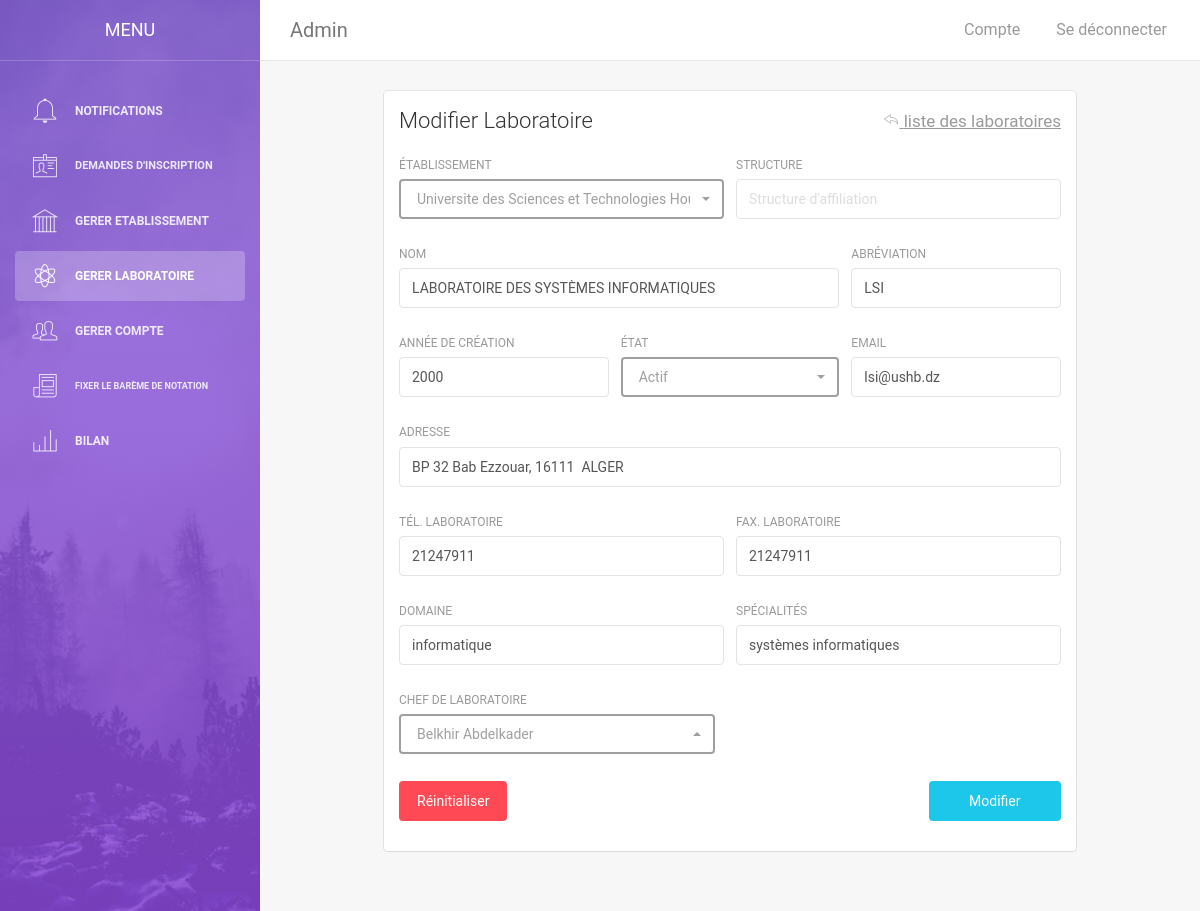
Screenshot of /adminModifierLabo.php?modifier=43 (signed in) with the database file from the repository.
### tables this page shows
CREATE TABLE `laboratoire` (
  `idlabo` int(12) NOT NULL,
  `idspe` int(12) DEFAULT NULL,
  `nom` varchar(255) NOT NULL,
  `abrv` varchar(20) NOT NULL,
  `addresse` varchar(255) NOT NULL,
  `anneecrea` year(4) NOT NULL,
  `tel` int(20) NOT NULL,
  `etat` enum('actif','inactif') NOT NULL,
  `idetab` int(12) NOT NULL,
  `structure` varchar(150) NOT NULL,
  `fax` int(20) NOT NULL,
  `mail` varchar(150) NOT NULL
);

CREATE TABLE `domaine` (
  `codeDomaine` int(11) NOT NULL,
  `nom` varchar(50) NOT NULL
);

CREATE TABLE `specialite` (
  `idspe` int(12) NOT NULL,
  `nomspe` varchar(255) NOT NULL,
  `abrv` varchar(20) NOT NULL,
  `codeDomaine` int(11) NOT NULL
);

### adminModifierLabo.php (the view, shortened to what this page needs)
<?php
    require_once("config.php");
    if(isset($_GET["modifier"]) && $_GET["modifier"] != ""){
        $idlabo = mysqli_real_escape_string($db,$_GET["modifier"]);
        $sql = "SELECT * FROM laboratoire WHERE idlabo='".$idlabo."'";
        $result = mysqli_query($db,$sql);
        if(mysqli_num_rows($result) > 0){
            $row = mysqli_fetch_array($result);
            $sql = "SELECT * FROM domaine WHERE codeDomaine IN (
                SELECT codeDomaine FROM specialite WHERE idspe IN (
                    SELECT idspe FROM laboratoire WHERE idlabo='".$idlabo."'
                )
            )";
            $result = mysqli_query($db,$sql);
            $row2 = mysqli_fetch_array($result);
            $nomDomaine = $row2["nom"];
            $sql = "SELECT * FROM specialite WHERE idspe IN (
                SELECT idspe FROM laboratoire WHERE idlabo='".$idlabo."'
            )";
            $result = mysqli_query($db,$sql);
            $row2 = mysqli_fetch_array($result);
            $nomspe = $row2["nomspe"];
            $nomLabo = $row["nom"];
            $abrvLabo = $row["abrv"];
            $adresseLabo = $row["addresse"];
            $anneecreaLabo = $row["anneecrea"];
            $telLabo = $row["tel"];
            $structureLabo = $row["structure"];
            $faxLabo = $row["fax"];
            $mailLabo = $row["mail"];
        }
        else header("location: adminGererLabo.php");
    }
    else header("location: adminGererLabo.php");
?>
<!doctype html>
<html lang="en">
<head>
    <link href="assets/css/bootstrap.min.css" rel="stylesheet" />
    <link href="assets/css/animate.min.css" rel="stylesheet"/>
    <link href="assets/css/light-bootstrap-dashboard.css?v=1.4.0" rel="stylesheet"/>
    <link href="assets/css/demo.css" rel="stylesheet" />
    <link href="assets/css/pe-icon-7-stroke.css" rel="stylesheet" />
    <link rel="stylesheet" href="assets/select/bootstrap-select.min.css">
</head>
<body>
    <div class="sidebar" data-color="purple" data-image="assets/img/sidebar-5.jpg">
    	<div class="sidebar-wrapper">
            <div class="logo">
                <a href="#" class="simple-text">
                    Menu
                </a>
            </div>
            <ul class="nav">
            <?php
                    require_once('menuAdmin.php');
                ?>
            </ul>
    	</div>
    </div>
    <div class="main-panel">
		<nav class="navbar navbar-default navbar-fixed">
            <div class="container-fluid">
                <div class="navbar-header">
                    <div class="navbar-brand" >Admin</div>
                </div>
                <div class="collapse navbar-collapse">
                    <ul class="nav navbar-nav navbar-left">
                        <li>
                           <a href="">
                            </a>
                        </li>
                    </ul>
                    <ul class="nav navbar-nav navbar-right">
                    <li>
                            <a href="adminCompte.php">
                                <p>Compte</p>
                            </a>
                        </li>
                        <li>
                            <a id="seDeconnecter" href="index.php?logout=1">
                                <p>Se déconnecter</p>
                            </a>
                        </li>
                    </ul>
                </div>
            </div>
        </nav>
        <div style="position:relative; width:80%; left:10%; right:10%;" class="content">
            <div class="container-fluid">
                <div class="card">
                    <div class="header">
                        <h4 class="title">Modifier Laboratoire
                            <a id="revenir" href="adminGererLabo.php" class="pull-right text-muted"><i class="pe-7s-back"></i> liste des laboratoires </a>
                        </h4>
                    </div>
                    <div class="content">
                        <form action="" id="mainForm" method="post">
                        <div class="row">
                                <div class="col-md-6">
                                    <div class="form-group">
                                        <label>établissement</label>
                                    </div>
                                </div>
                                <div class="col-md-6">
                                    <div class="form-group">
                                        <label>structure</label>
                                        <input maxlength="150" type="text" value ="<?php echo $structureLabo;?>" name="structure" class="form-control" placeholder="Structure d'affiliation">
                                    </div>
                                </div>
                            </div>
                            <div class="row">
                                <div class="col-md-8">
                                    <div class="form-group">
                                        <label>nom</label>
                                        <input maxlength="255" required value ="<?php echo $nomLabo;?>" class="form-control" type="text" name="nomLabo" placeholder="Nom du laboratoire">
                                    </div>
                                </div>
                                <div class="col-md-4">
                                    <div class="form-group">
                                        <label>abréviation</label>
                                        <input maxlength="20" value ="<?php echo $abrvLabo;?>" class="form-control" type="text" name="abrvLabo" placeholder="Abréviation du laboratoire">
                                    </div>
                                </div>
                            </div>
                            <div class="row">
                                <div class="col-md-4">
                                    <div class="form-group">
                                        <label>année de création</label>
                                        <input min="2000" max="<?php echo date("Y"); ?>" value ="<?php echo $anneecreaLabo;?>" class="form-control" type="number" name="anneecrea" placeholder="Année de création du labo">
                                    </div>
                                </div>
                                <div class="col-md-4">
                                    <div class="form-group">
                                        <label>état</label>
                                    </div>
                                </div>
                                <div class="col-md-4">
                                    <div class="form-group">
                                        <label>email</label>
                                        <input maxlength="150" value ="<?php echo $mailLabo;?>" type="email" class="form-control" name="mailLabo" placeholder="Email du laboratoire">
                                    </div>
                                </div>
                            </div>
                            <div class="row">
                                <div class="col-md-12">
                                    <div class="form-group">
                                        <label>Adresse</label>
                                        <input maxlength="255" value ="<?php echo $adresseLabo;?>" class="form-control" type="text" name="adresseLabo" placeholder="Adresse du laboratoire">
                                    </div>
                                </div>
                            </div>
                            <div class="row">
                                <div class="col-md-6">
                                    <div class="form-group">
                                        <label>tél. laboratoire</label>
                                        <input maxlength="20" value ="<?php echo $telLabo;?>" class="form-control" type="text" name="telLabo" placeholder="Numéro téléphone labo">
                                    </div>
                                </div>
                                <div class="col-md-6">
                                    <div class="form-group">
                                        <label for="">fax. laboratoire</label>
                                        <input maxlength="20" value ="<?php echo $faxLabo;?>" class="form-control" type="text" name="faxLabo" placeholder="fax laboratoire">
                                    </div>
                                </div>
                            </div>
                            <div class="row">
                                <div class="col-md-6">
                                    <div class="form-group">
                                        <label>domaine</label>
                                        <input value="<?php echo $nomDomaine; ?>" placeholder="Domaine du laboratoire" maxlength="50" name="nomDomaine" class="form-control" type="text" required>
                                    </div>
                                </div>
                                <div class="col-md-6">
                                    <div class="form-group">
                                        <label>spécialités</label>
                                        <input value="<?php echo $nomspe; ?>" maxlength="255" name="nomspe" placeholder="Spécialités du laboratoire" class="form-control" type="text" required>
                                    </div>
                                </div>
                            </div>
                            <div class="row">
                                <div class="col-md-6">
                                    <div class="form-group">
                                        <label>Chef de laboratoire</label>
                                    </div>
                                </div>
                            </div>
                            <div class="row">
                                <div class="col-md-12">
                                    <button style="width:20%;" type="submit" class="btn btn-fill btn-info pull-right ">Modifier</button>
                                    <button type="button" id="clearBtn" style="width:auto;" class="btn btn-fill btn-danger pull-left ">Réinitialiser</button>
                                </div>
                            </div>
                        </form>
                    </div>
                </div>
            </div>
        </div>
    </div>
</body>
</html>

### adminModifierLabo.php (style rules this page uses)
#revenir { font-size : 17px; text-decoration : underline; }

### rows the page displays
laboratoire: nomLabo "LABORATOIRE DES SYSTÈMES INFORMATIQUES", abrvLabo "LSI", anneecrea "2000", mailLabo "lsi@ushb.dz", adresseLabo "BP 32 Bab Ezzouar, 16111 ALGER", telLabo "21247911", faxLabo "21247911"
domaine: nomDomaine "informatique"
specialite: nomspe "systèmes informatiques"
